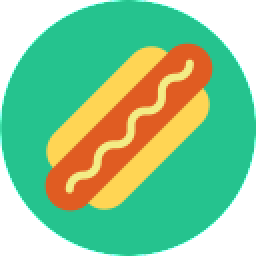
#> input picture hotdog.png, 128 x 128 px (shown 2 times larger)
$ python ascii.py
#> lines starting #> are read from the running program, lines starting #| are printed output that depends on the picture
#> in generate_ascii_art, image is the input picture: PIL image 128x128 RGBA; mean R, G, B, A 84.6, 147, 95.1, 200.3
from PIL import Image
import numpy as np


def __convert_to_grayscale(image):
    """
    rgb to grayscale using the pillow library
    """
    return image.convert('L')
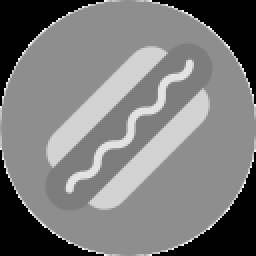
#> returned value: PIL image 128x128 L (shown 2 times larger); min 0, max 255, mean 122.6


def __pixel_to_ascii_char(image):
    """
    converts the pixel value into a designated ascii char
    """
    ascii_list = []

    # list of values ranging from 0-255
    list_of_pixel_vals = list(image.getdata())
#> list_of_pixel_vals = 16384 values, max 255 at index 52, min 0 at index 0, mean 122.6

    for i in range(len(list_of_pixel_vals)):
        val = list_of_pixel_vals[i] / 255

        if 0.0 <= val and val < 0.1:
            ascii_list.append('.')
        elif 0.1 <= val and val < 0.2:
            ascii_list.append(',')
        elif 0.2 <= val and val < 0.3:
            ascii_list.append(';')
        elif 0.3 <= val and val < 0.4:
            ascii_list.append('!')
        elif 0.4 <= val and val < 0.5:
            ascii_list.append('v')
        elif 0.5 <= val and val < 0.6:
            ascii_list.append('l')
        elif 0.6 <= val and val < 0.7:
            ascii_list.append('L')
        elif 0.7 <= val and val < 0.8:
            ascii_list.append('F')
        elif 0.8 <= val and val < 0.9:
            ascii_list.append('E')
        else:
            #  0.9 <= val and val < 1.0:
            ascii_list.append('$')
#> this loop made 16384 passes
#> val on passes 1 to 3: 0, 0, 0
#> after the loop, ascii_list = 16384 items, first 6: '.', '.', '.', '.', '.', '.'


    width, height = image.size
#> width = 128; height = 128

    # reshape the 1D List into a 2D array based on image dimensions
    ascii_list = np.reshape(ascii_list, (width, height))

    return ascii_list


def __write_to_txt_file(grid, filename):
    """
    converts a 2D Array into a text file
    """
#> called with grid = array of shape (128, 128), filename = 'hotdog_ascii_art.txt'
    with open(filename, 'w') as ascii_art:
        for h in range(len(grid)):
            for r in range(len(grid[h])):
                print(grid[h][r], file=ascii_art, end='')
            print('', file=ascii_art)
#> this loop made 128 passes


def generate_ascii_art(image):

    image_name = image.split('.')[0]
    image = Image.open(image)
    image = __convert_to_grayscale(image)
    image = __pixel_to_ascii_char(image)
    __write_to_txt_file(image, f"{image_name}_ascii_art.txt")


def main():
    filename = "hotdog.png"
    generate_ascii_art(filename)


if __name__ == "__main__":
    main()
